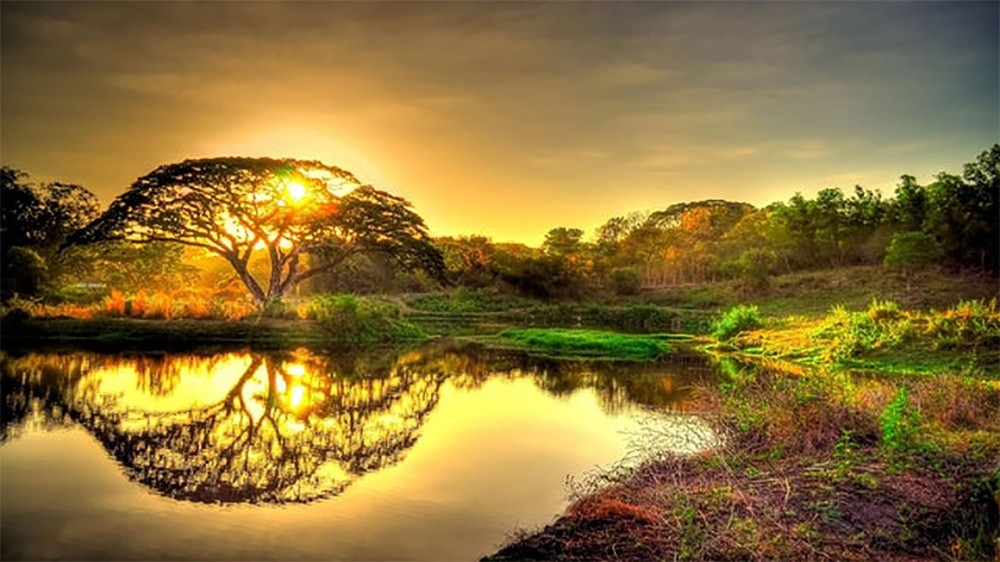
#> input picture JPG.jpg, 1000 x 562 px, shrunk from 1920 x 1080 before the run
$ python module_11_1.py
#> lines starting #> are read from the running program, lines starting #| are printed output that depends on the picture
import matplotlib.pyplot as plt
import pandas as pd
from prettytable import PrettyTable
import os
from PIL import Image
import sys

#Библиотека matplotlib

fig, ax = plt.subplots()                                                  # Создайте фигуру, содержащую одну ось.
ax.plot([4, 3, 3, 4], [1, 2, 4, 3], [4, 5, 5, 4], [1, 2, 4, 3])    # Нарисуйте некоторые данные на оси.
plt.show()                                                                # Покажите фигуру.
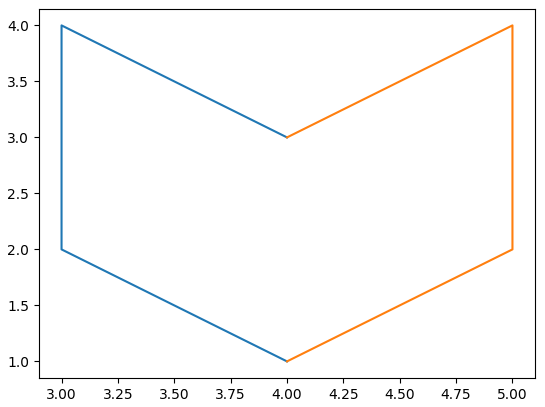
#> figure drawn by matplotlib, 1 panel


#Библиотека pandas

def load_excel_file(file_path):                     # Загружает данные из Excel файла.
    if not os.path.exists(file_path):
        print(f"Файл {file_path} не найден.")
        return None
    df = pd.read_excel(file_path)
    return df

def display_data_in_table(df):                      # Отображает данные в виде таблицы в консоли.
    table = PrettyTable()                           # Создаем объект PrettyTable
    table.field_names = df.columns.tolist()         # Добавляем заголовки
    for index, row in df.iterrows():                # Добавляем строки из DataFrame
        table.add_row(row.tolist())
    print(table)                                    # Печатаем таблицу

def main():
    file_path = 'C:\ProjectsForUniversity\pythonProject\My\merch.xlsx'  # Укажите путь к вашему Excel файлу
    df = load_excel_file(file_path)                                     # Загружаем данные из файла
    if df is not None:
        display_data_in_table(df)                                       # Отображаем данные в таблице

if __name__ == "__main__":
    main()

#Библиотека pillow

img = Image.open('JPG.jpg')
#> img is the input picture: PIL image 1000x562 RGB; mean R, G, B 137.3, 112.6, 56.1
img.show()                                          # Открыть изображение
img.crop((0, 0, 100, 200)).save('JPGcrop.jpg')      # Обрезать изображение
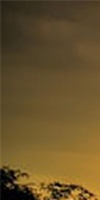
#> saved as JPGcrop.jpg: PIL image 100x200 RGB; mean R, G, B 104.9, 83.1, 43.1
img = Image.open('JPGcrop.jpg')
#> img: PIL image 100x200 RGB
img.show()
rotated = img.rotate(90)                            # Перевернуть изображение на 90 градусов
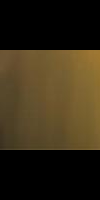
#> rotated: PIL image 100x200 RGB; mean R, G, B 53.5, 42.8, 22.7
rotated.save('GPJ.jpg')
img = Image.open('GPJ.jpg')
img.show()
